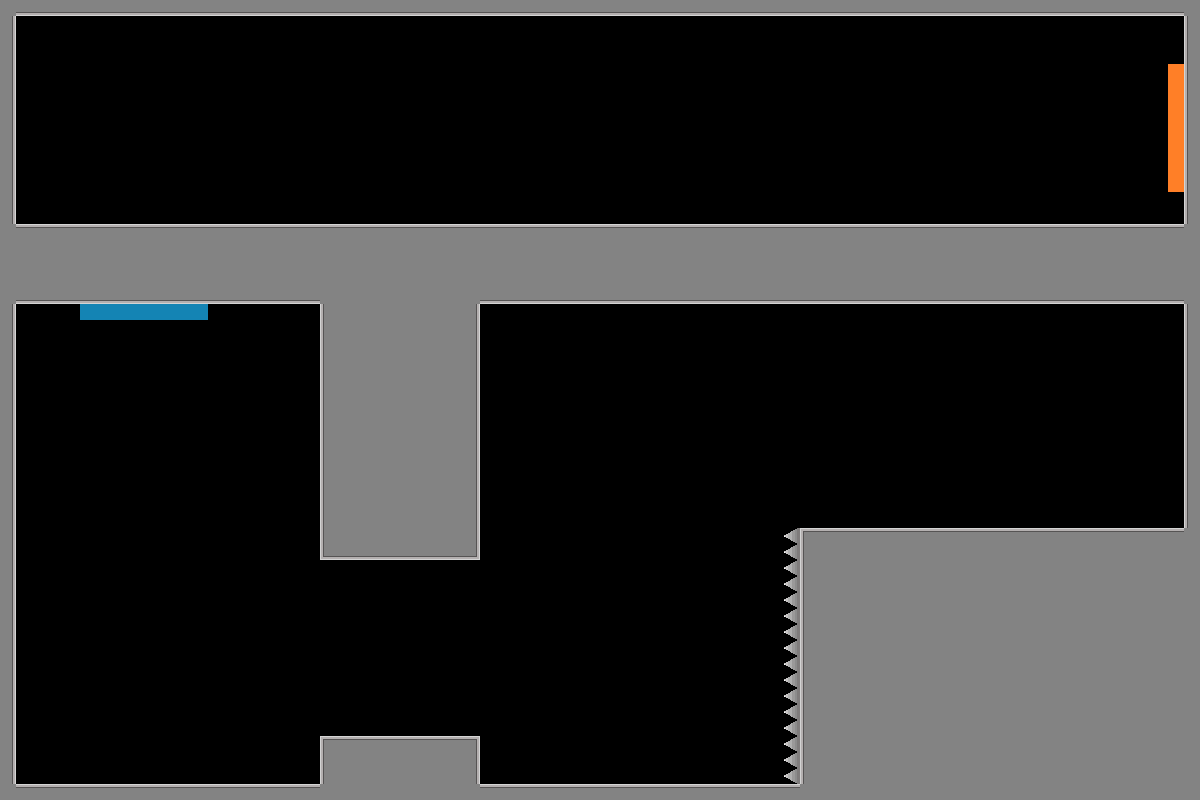

The image is a tile-based game level rendered from a .tmx file. Its description and source (layers, tilesets, objects; grid data summarised) follow:
An orthogonal 75x50 tile map with 16x16 px tiles, 1 tile layer (Tile Layer 1) and 3 objects (B_portal_ceiling, Orange_portal_floor, slow_time).

<map version="1.10" tiledversion="1.12.2" orientation="orthogonal" renderorder="right-down" width="75" height="50" tilewidth="16" tileheight="16" infinite="0" nextlayerid="3" nextobjectid="4">
 <tileset firstgid="1" source="place_holder_tileset.tsx" />
 <layer id="1" name="Tile Layer 1" width="75" height="50">
  <data>[3750 cells, 1217 non-empty, 12 distinct tile ids]</data>
 </layer>
 <objectgroup id="2" name="object_layer">
  <object id="1" name="B_portal_ceiling" x="77.1551" y="303.265" width="128" height="16">
   <properties>
    <property name="portal_id" type="int" value="1" />
    <property name="portal_rotation" type="int" value="0" />
    <property name="portal_target" type="int" value="2" />
    <property name="portal_type" value="portal" />
   </properties>
  </object>
  <object id="2" name="Orange_portal_floor" x="1165.38" y="195.891" width="128" height="16" rotation="270">
   <properties>
    <property name="portal_id" type="int" value="2" />
    <property name="portal_rotation" type="int" value="270" />
    <property name="portal_target" type="int" value="1" />
    <property name="portal_type" value="portal" />
   </properties>
  </object>
  <object id="3" name="slow_time" x="944.815" y="79.2648" width="60" height="90">
   <properties>
    <property name="ability_type" value="slow_time" />
   </properties>
  </object>
 </objectgroup>
</map>
